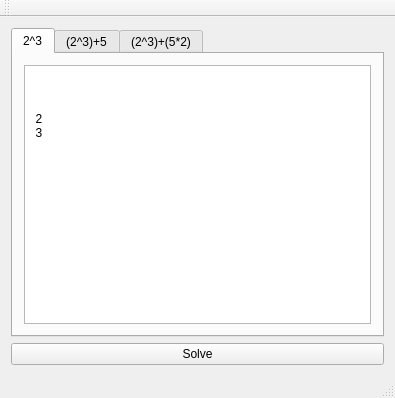
<?xml version="1.0" encoding="UTF-8"?>
<ui version="4.0">
 <class>MainWindow</class>
 <widget class="QMainWindow" name="MainWindow">
  <property name="geometry">
   <rect>
    <x>0</x>
    <y>0</y>
    <width>395</width>
    <height>398</height>
   </rect>
  </property>
  <property name="windowTitle">
   <string>MainWindow</string>
  </property>
  <widget class="QWidget" name="centralWidget">
   <layout class="QVBoxLayout" name="verticalLayout">
    <item>
     <widget class="QTabWidget" name="tabWidget">
      <property name="currentIndex">
       <number>0</number>
      </property>
      <widget class="QWidget" name="tab">
       <attribute name="title">
        <string>2^3</string>
       </attribute>
       <layout class="QVBoxLayout" name="verticalLayout_2">
        <item>
         <widget class="QPlainTextEdit" name="plainTextEdit">
          <property name="plainText">
           <string>&lt;math xmlns=&quot;http://www.w3.org/1998/Math/MathML&quot;&gt;
&lt;apply&gt;
  &lt;power/&gt;
  &lt;cn&gt;2&lt;/cn&gt;
  &lt;cn&gt;3&lt;/cn&gt;
&lt;/apply&gt;
&lt;/math&gt;</string>
          </property>
         </widget>
        </item>
       </layout>
      </widget>
      <widget class="QWidget" name="tab_2">
       <attribute name="title">
        <string>(2^3)+5</string>
       </attribute>
       <layout class="QVBoxLayout" name="verticalLayout_3">
        <item>
         <widget class="QPlainTextEdit" name="plainTextEdit_2">
          <property name="plainText">
           <string>&lt;math xmlns=&quot;http://www.w3.org/1998/Math/MathML&quot;&gt;
&lt;apply&gt;
  &lt;plus/&gt;
  &lt;apply&gt;
    &lt;power/&gt;
    &lt;cn&gt;2&lt;/cn&gt;
    &lt;cn&gt;3&lt;/cn&gt;
  &lt;apply&gt;
  &lt;cn&gt;5&lt;/cn&gt;
&lt;/apply&gt;
&lt;/math&gt;</string>
          </property>
         </widget>
        </item>
       </layout>
      </widget>
      <widget class="QWidget" name="tab_3">
       <attribute name="title">
        <string>(2^3)+(5*2)</string>
       </attribute>
       <layout class="QVBoxLayout" name="verticalLayout_4">
        <item>
         <widget class="QPlainTextEdit" name="plainTextEdit_3">
          <property name="plainText">
           <string>&lt;math xmlns=&quot;http://www.w3.org/1998/Math/MathML&quot;&gt;
&lt;math&gt;
&lt;apply&gt;
  &lt;plus/&gt;
  &lt;apply&gt;
    &lt;power/&gt;
    &lt;cn&gt;2&lt;/cn&gt;
    &lt;cn&gt;3&lt;/cn&gt;
  &lt;apply&gt;
  &lt;apply&gt;
    &lt;times/&gt;
    &lt;cn&gt;5&lt;/cn&gt;
    &lt;cn&gt;2&lt;/cn&gt;
  &lt;apply&gt;
&lt;/apply&gt;
&lt;/math&gt;</string>
          </property>
         </widget>
        </item>
       </layout>
      </widget>
     </widget>
    </item>
    <item>
     <widget class="QPushButton" name="pushButton">
      <property name="text">
       <string>Solve</string>
      </property>
     </widget>
    </item>
   </layout>
  </widget>
  <widget class="QMenuBar" name="menuBar">
   <property name="geometry">
    <rect>
     <x>0</x>
     <y>0</y>
     <width>395</width>
     <height>21</height>
    </rect>
   </property>
  </widget>
  <widget class="QToolBar" name="mainToolBar">
   <attribute name="toolBarArea">
    <enum>TopToolBarArea</enum>
   </attribute>
   <attribute name="toolBarBreak">
    <bool>false</bool>
   </attribute>
  </widget>
  <widget class="QStatusBar" name="statusBar"/>
 </widget>
 <layoutdefault spacing="6" margin="11"/>
 <resources/>
 <connections/>
</ui>
